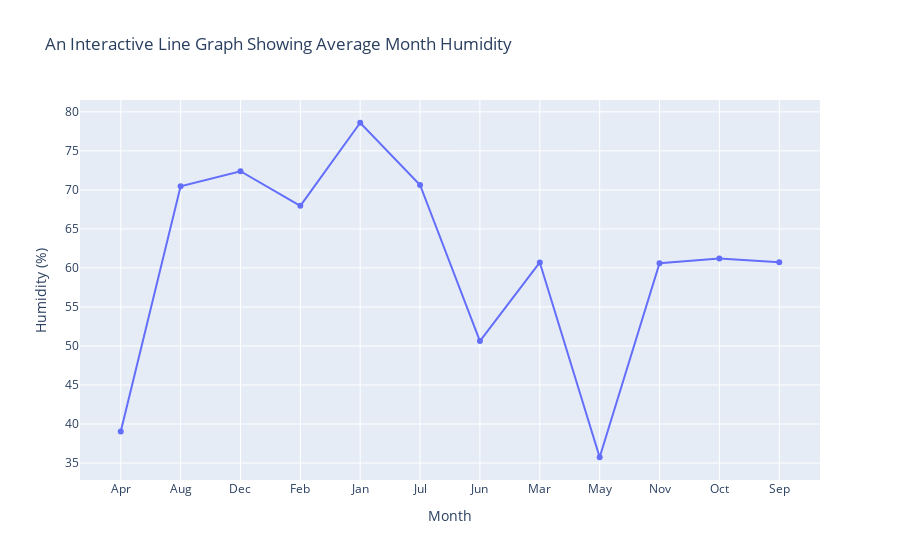

Here is the notebook cell this chart was saved with:
### Code cell
#Making the line chart interactive
fig = px.line(
    x= monthly_avg.index,
    y= monthly_avg.values,
    markers = True, #showing markers
    labels = {'x': 'Month', 'y': 'Humidity (%)'}, #naming the axes
    title = 'An Interactive Line Graph Showing Average Month Humidity' #Title of the graph
)
fig.show() #to display the graph plotted

### Figure 1 — Plotly figure (JSON) as saved in the notebook; plotly's stock layout.template omitted (floating-point values rounded to 4 significant figures)
{"data": [{"hovertemplate": "Month=%{x}<br>Humidity (%)=%{y}<extra></extra>", "legendgroup": "", "line": {"color": "#636efa", "dash": "solid"}, "marker": {"symbol": "circle"}, "mode": "markers+lines", "name": "", "orientation": "v", "showlegend": false, "type": "scatter", "x": ["Apr", "Aug", "Dec", "Feb", "Jan", "Jul", "Jun", "Mar", "May", "Nov", "Oct", "Sep"], "xaxis": "x", "y": [39.04, 70.47, 72.39, 67.96, 78.6, 70.63, 50.63, 60.7, 35.74, 60.61, 61.22, 60.72], "yaxis": "y"}], "layout": {"autosize": true, "legend": {"tracegroupgap": 0}, "title": {"text": "An Interactive Line Graph Showing Average Month Humidity"}, "xaxis": {"anchor": "y", "autorange": true, "domain": [0, 1], "range": [-0.6656, 11.67], "title": {"text": "Month"}, "type": "category"}, "yaxis": {"anchor": "x", "autorange": true, "domain": [0, 1], "range": [32.2, 82.14], "title": {"text": "Humidity (%)"}, "type": "linear"}}}
